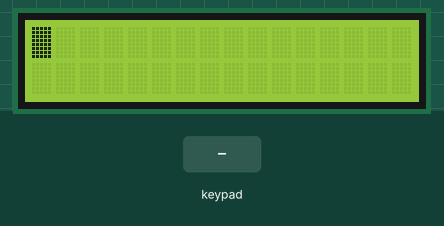
Recording of a sketch running on a simulated Arduino Uno, built with avr-gcc and run on an emulated ATmega328P. On the bench: 16×2 character LCD. The test bench sets the inputs (shaded band).

Above: at 2.7 s.
2.8 s: keypad keys 7 + 5 = pressed 0.4 s apart
At 4.8 s:
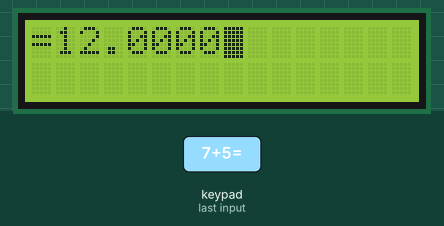
7.4 s: key '+' pressed
At 8.4 s:
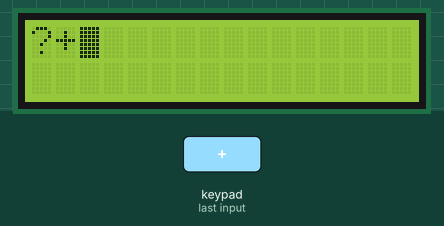
8.9 s: key 'A' pressed
At 9.8 s:
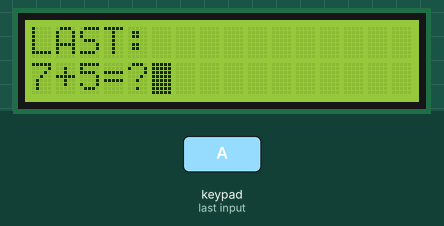
11.9 s: keypad keys 9 8 7 6 * pressed 0.4 s apart
At 14.3 s:
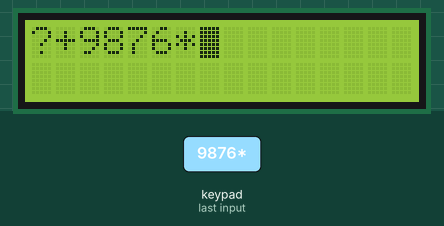
15.4 s: key '=' pressed
At 16.0 s:
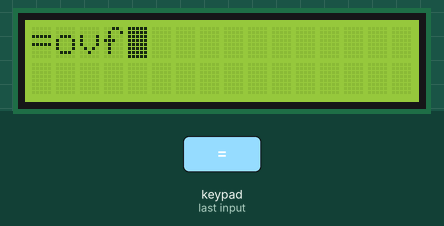
18.4 s: keypad keys 9 8 7 6 A pressed 0.4 s apart
At 20.8 s:
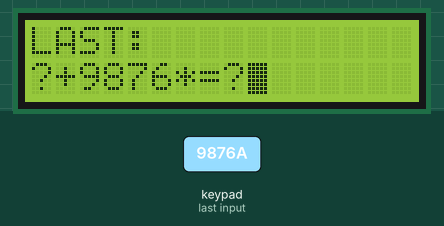
Timing chart, 0 to 22.3 s (numbered marks = the images above; inputs shaded):
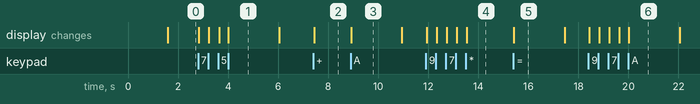

The sketch:

calculator.ino
```cpp
#include <Keypad.h>
#include <Wire.h>
#include <LiquidCrystal_I2C.h>

#define MAX_EXPR 48
#define STACK_SIZE 24

LiquidCrystal_I2C lcd(0x27,16,2);

const byte ROWS = 4;
const byte COLS = 4;

char keys[ROWS][COLS] = {
{'1','2','3','+'},
{'4','5','6','-'},
{'7','8','9','*'},
{'A','0','=','B'}
};

byte rowPins[ROWS] = {9,8,7,6};
byte colPins[COLS] = {5,4,3,2};

Keypad keypad = Keypad(makeKeymap(keys),rowPins,colPins,ROWS,COLS);

char expression[MAX_EXPR+1];
char lastCalc[60];

int exprLen = 0;
int parenCount = 0;

bool isOperator(char c){
  return c=='+'||c=='-'||c=='*'||c=='/';
}

void setup(){

  lcd.init();
  lcd.backlight();

  lcd.print("Arduino Calc");
  delay(1500);
  lcd.clear();

  lcd.cursor();
  lcd.blink();

  expression[0]='\0';
}

void loop(){

  char key = keypad.getKey();
  if(!key) return;

  if(key=='A'){ showHistory(); return; }
  if(key=='B'){ backspace(); return; }
  if(key=='C'){ clearExpression(); return; }
  if(key=='='){ calculate(); return; }

  appendKey(key);
}

void appendKey(char key){

  if(exprLen>=MAX_EXPR) return;

  if(key=='('){
    parenCount++;
  }

  if(key==')'){
    if(parenCount<=0) return;
    parenCount--;
  }

  if(isOperator(key)){
    if(exprLen==0) return;
    if(isOperator(expression[exprLen-1])) return;
  }

  expression[exprLen++]=key;
  expression[exprLen]='\0';

  updateDisplay();
}

void backspace(){

  if(exprLen==0) return;

  if(expression[exprLen-1]=='(') parenCount--;
  if(expression[exprLen-1]==')') parenCount++;

  exprLen--;
  expression[exprLen]='\0';

  updateDisplay();
}

void clearExpression(){

  exprLen=0;
  parenCount=0;

  expression[0]='\0';
  lcd.clear();
}

void showHistory(){

  lcd.clear();
  lcd.print("LAST:");

  lcd.setCursor(0,1);
  lcd.print(lastCalc);

  delay(2000);
  updateDisplay();
}

void updateDisplay(){

  int start = exprLen>32 ? exprLen-32 : 0;

  lcd.setCursor(0,0);
  for(int i=0;i<16;i++){
    int idx=start+i;
    if(idx<exprLen) lcd.print(expression[idx]);
    else lcd.print(" ");
  }

  lcd.setCursor(0,1);
  for(int i=16;i<32;i++){
    int idx=start+i;
    if(idx<exprLen) lcd.print(expression[idx]);
    else lcd.print(" ");
  }

  int cursorPos = exprLen-start;
  if(cursorPos<16) lcd.setCursor(cursorPos,0);
  else lcd.setCursor(cursorPos-16,1);
}

int precedence(char op){
  if(op=='+'||op=='-') return 1;
  if(op=='*'||op=='/') return 2;
  return 0;
}

bool applyOp(float a,float b,char op,float &r){

  if(op=='+') r=a+b;
  else if(op=='-') r=a-b;
  else if(op=='*') r=a*b;
  else if(op=='/'){
    if(b==0) return false;
    r=a/b;
  }

  return true;
}

bool evaluate(float &result){

  float values[STACK_SIZE];
  char ops[STACK_SIZE];

  int vTop=-1;
  int oTop=-1;

  for(int i=0;i<exprLen;i++){

    char c = expression[i];

    if(isdigit(c)){

      float val=0;

      while(i<exprLen && isdigit(expression[i])){
        val = val*10+(expression[i]-'0');
        i++;
      }

      i--;

      values[++vTop]=val;
    }

    else if(c=='('){
      ops[++oTop]=c;
    }

    else if(c==')'){

      while(oTop>=0 && ops[oTop]!='('){

        float b=values[vTop--];
        float a=values[vTop--];
        float r;

        if(!applyOp(a,b,ops[oTop--],r)) return false;

        values[++vTop]=r;
      }

      oTop--;
    }

    else{

      while(oTop>=0 && precedence(ops[oTop])>=precedence(c)){

        float b=values[vTop--];
        float a=values[vTop--];
        float r;

        if(!applyOp(a,b,ops[oTop--],r)) return false;

        values[++vTop]=r;
      }

      ops[++oTop]=c;
    }
  }

  while(oTop>=0){

    float b=values[vTop--];
    float a=values[vTop--];
    float r;

    if(!applyOp(a,b,ops[oTop--],r)) return false;

    values[++vTop]=r;
  }

  result=values[vTop];
  return true;
}

void calculate(){

  if(parenCount!=0){
    lcd.clear();
    lcd.print("Paren Error");
    delay(2000);
    updateDisplay();
    return;
  }

  float result;

  if(!evaluate(result)){

    lcd.clear();
    lcd.print("Math Error");
    delay(2000);
    clearExpression();
    return;
  }

  lcd.clear();
  lcd.print("=");
  lcd.print(result,4);

  snprintf(lastCalc,sizeof(lastCalc),"%s=%.4f",expression,result);

  delay(2000);

  exprLen = snprintf(expression,sizeof(expression),"%.4f",result);

  updateDisplay();
}
```

Act3ver2wi2c.cpp
```cpp
#include <Wire.h>
#include <LiquidCrystal_I2C.h>
#include <Keypad.h>

// ======== LCD SETUP ========
LiquidCrystal_I2C lcd(0x27,16,2); // I2C address 0x27, 16x2 LCD

// ======== KEYPAD SETUP ========
const byte numRows = 4;
const byte numCols = 4;

// Key layout (old phone style)
char keymap[numRows][numCols] = {
  {'1','2','3','\0'},
  {'4','5','6','\0'},
  {'7','8','9','\0'},
  {'*','0','#','\0'}
};

// Arduino pins connected to rows and columns
byte rowPins[numRows] = {9, 8, 7, 6};
byte colPins[numCols] = {5, 4, 3, 2};

// Create keypad object
Keypad myKeypad = Keypad(makeKeymap(keymap), rowPins, colPins, numRows, numCols);

// Multi-tap letters for each key
String letters[] = {
  " 0",
  ",.<>/?!@#$%^&*()-_=+[]{}\|1",
  "ABC2",
  "DEF3",
  "GHI4",
  "JKL5",
  "MNO6",
  "PQRS7",
  "TUV8",
  "WXYZ9"
};

// ======== VARIABLES ========
char lastKey = NO_KEY;               // last key pressed
unsigned long lastPressTime = 0;     // last key press time
unsigned long lastActivity = 0;      // last activity timestamp

int letterIndex = 0;                 // multi-tap index
String message = "";                 // stores typed message
int scrollPos = 0;                   // scroll position for LCD
bool previewMode = false;            // auto-scroll mode flag
unsigned long previewTimer = 0;      // timer for auto scroll
int wordCount = 0;                   // number of words

// =======================
// WORD COUNT FUNCTION
// Ignores symbols and counts only words with letters/numbers
// =======================
void countWords() {
  wordCount = 0;            // reset count
  bool inWord = false;      // flag kung nasa word ka
  int charCount = 0;        // count chars in current word

  for(int i=0; i<message.length(); i++){
    char c = message[i];

    if(isAlphaNumeric(c)){      // valid letter/number
      if(!inWord){              // new word
        inWord = true;
        charCount = 1;
      } else {
        charCount++;
      }
    }
    else{ // space or symbol
      if(inWord){               // end ng word
        if(charCount > 0)      // count only if at least 1 valid char
          wordCount++;
        inWord = false;
        charCount = 0;
      }
    }
  }

  // Check last word if message doesn't end with space/symbol
  if(inWord && charCount > 0)
    wordCount++;
}

// =======================
// UPDATE LCD FUNCTION
// =======================
void updateLCD() {

  // First row: Word count
  lcd.setCursor(0,0);
  lcd.print("Words:");
  lcd.print(wordCount);
  lcd.print("        "); // clear leftover chars

  // Second row: Message display
  lcd.setCursor(0,1);
  lcd.print("                "); // clear row first
  lcd.setCursor(0,1);

  // Get visible part of message based on scroll
  String visible = message.substring(scrollPos);
  if (visible.length() > 15)
    visible = visible.substring(0,15); // max 15 chars

  lcd.print(visible);

  // --- blinking cursor at end of visible text ---
  lcd.setCursor(visible.length(), 1);
  lcd.blink();  // enable blinking cursor
}

// =======================
// KEYPAD EVENT FUNCTION
// =======================
void keypadEvent(KeypadEvent key) {

  KeyState state = myKeypad.getState();

  if (state == PRESSED) {

    previewMode = false;          // stop preview if typing
    lastActivity = millis();      // reset activity timer

    // -------- CLEAR ALL MESSAGE ----------
    if (key == '#') {
      message = "";
      wordCount = 0;
      scrollPos = 0;
    }

    // -------- BACKSPACE ----------
    else if (key == '*') {
      if (message.length() > 0) {
        message.remove(message.length()-1);
        if(scrollPos > message.length())
          scrollPos = message.length();
      }
    }

    // -------- LETTER INPUT (multi-tap) ----------
    else if (isDigit(key)) {

      int num = key - '0';
      unsigned long now = millis();

      // Same key pressed within 1 second → cycle letter
      if (key == lastKey && (now - lastPressTime) < 700) {
        letterIndex = (letterIndex + 1) % letters[num].length();
        message.remove(message.length()-1);       // remove last letter
        message += letters[num][letterIndex];     // add new letter
      }
      else {
        letterIndex = 0;                         // new key, first letter
        if (letters[num].length() > 0)
          message += letters[num][letterIndex];
      }

      lastKey = key;
      lastPressTime = now;

      // Auto-scroll if message longer than LCD
      if(message.length() - scrollPos > 15)
        scrollPos = message.length() - 15;
    }

    countWords();   // update word count
    updateLCD();    // refresh LCD
  }
}

// =======================
// SETUP FUNCTION
// =======================
void setup() {

  lcd.init();        // initialize LCD
  lcd.backlight();   // turn on backlight
  lcd.setCursor(0,0);
  lcd.print("Words:0");   // initial display

  lastActivity = millis();  // start activity timer

  // Keypad settings
  myKeypad.setDebounceTime(50);         // prevent double read
  myKeypad.setHoldTime(500);            // hold duration
  myKeypad.addEventListener(keypadEvent); // attach event handler
}

// =======================
// LOOP FUNCTION
// =======================
void loop() {

  myKeypad.getKey();    // check for keypad input

  // ---------- Auto preview mode (scroll message) ----------
  if(!previewMode && millis() - lastActivity > 4000 && message.length() > 16){
    previewMode = true;           // start auto-scroll
    previewTimer = millis();      // reset scroll timer
    scrollPos = 0;                // start from beginning
  }

  if(previewMode){
    // Scroll every 450ms
    if(millis() - previewTimer > 450){
      previewTimer = millis();
      String scrollMessage = message + "    "; // add spaces for smooth scroll

      String visible = "";
      for(int i=0;i<16;i++){
        visible += scrollMessage[(scrollPos + i) % scrollMessage.length()];
      }

      lcd.setCursor(0,1);
      lcd.print(visible);  // show scrolling message

      scrollPos++;          // advance scroll
      if(scrollPos >= scrollMessage.length())
        scrollPos = 0;      // loop scroll
    }
  }
}
```

Exp1-2sw-4blk.cpp
```cpp
int ledA[] = {2,3,4,5};   // LED 1–4
int ledB[] = {6,7,8,9};   // LED 5–8

int sw1 = 10;             // Power switch

void setup() {
  for(int i=0; i<4; i++) {
    pinMode(ledA[i], OUTPUT);
    pinMode(ledB[i], OUTPUT);
  }
  pinMode(sw1, INPUT);
}

void loop() {
  int s1 = digitalRead(sw1);

  if(s1 == HIGH) {   // Power ON
    // Blink group A
    for(int i=0; i<4; i++) digitalWrite(ledA[i], HIGH);
    for(int i=0; i<4; i++) digitalWrite(ledB[i], LOW);
    delay(500);

    // Blink group B
    for(int i=0; i<4; i++) digitalWrite(ledA[i], LOW);
    for(int i=0; i<4; i++) digitalWrite(ledB[i], HIGH);
    delay(500);
  }
  else {             // Power OFF → all LEDs ON
    for(int i=0; i<4; i++) {
      digitalWrite(ledA[i], HIGH);
      digitalWrite(ledB[i], HIGH);
    }
  }
}
```

Exp1-8blk.cpp
```cpp
int leds[] = {2,3,4,5,6,7,8,9};
int sw = 10;

void setup() {
  for(int i=0; i<8; i++) {
    pinMode(leds[i], OUTPUT);
  }
  pinMode(sw, INPUT);
}

void loop() {
  int state = digitalRead(sw);

  // a. All LEDs ON
  for(int i=0; i<8; i++) {
    digitalWrite(leds[i], HIGH);
  }

  // b & c when switch is ON
  if(state == HIGH) {

    // b. Blinking LEDs
    for(int i=0; i<8; i++)
      digitalWrite(leds[i], HIGH);
    delay(500);
    for(int i=0; i<8; i++)
      digitalWrite(leds[i], LOW);
    delay(500);

    // c. Alternate blinking LEDs
    for(int i=0; i<8; i+=2)
      digitalWrite(leds[i], HIGH);
    for(int i=1; i<8; i+=2)
      digitalWrite(leds[i], LOW);
    delay(500);

    for(int i=0; i<8; i+=2)
      digitalWrite(leds[i], LOW);
    for(int i=1; i<8; i+=2)
      digitalWrite(leds[i], HIGH);
    delay(500);
  }
}
```

Exp1-8sw.cpp
```cpp
int ledA[] = {2,3,4,5};   // LED 1–4
int ledB[] = {6,7,8,9};   // LED 5–8

int sw1 = 10;
int sw2 = 11;

void setup() {
  for(int i=0; i<4; i++) {
    pinMode(ledA[i], OUTPUT);
    pinMode(ledB[i], OUTPUT);
  }
  pinMode(sw1, INPUT);
  pinMode(sw2, INPUT);
}

void loop() {
  int s1 = digitalRead(sw1);
  int s2 = digitalRead(sw2);

  // Default OFF
  for(int i=0; i<4; i++) {
    digitalWrite(ledA[i], LOW);
    digitalWrite(ledB[i], LOW);
  }

  // Evaluation Table Logic
  if(s1==LOW && s2==LOW) {
    // 0 0 → 1 1
    for(int i=0; i<4; i++) {
      digitalWrite(ledA[i], HIGH);
      digitalWrite(ledB[i], HIGH);
    }
  }
  else if(s1==LOW && s2==HIGH) {
    // 0 1 → 1 0
    for(int i=0; i<4; i++)
      digitalWrite(ledA[i], HIGH);
  }
  else if(s1==HIGH && s2==LOW) {
    // 1 0 → 0 1
    for(int i=0; i<4; i++)
      digitalWrite(ledB[i], HIGH);
  }
  // 1 1 → 0 0 (do nothing, all OFF)
}
```

Exp1blk.cpp
```cpp
// C++ code
//
void setup()
{
  pinMode(LED_BUILTIN, OUTPUT);
}

void loop()
{
  digitalWrite(LED_BUILTIN, HIGH);
  delay(1000); // Wait for 1000 millisecond(s)
  digitalWrite(LED_BUILTIN, LOW);
  delay(1000); // Wait for 1000 millisecond(s)
}
```

Exp2LED1.cpp
```cpp
#include <LiquidCrystal.h>

int seconds = 0;

LiquidCrystal lcd_1(12, 11, 5, 4, 3, 2);

void setup()
{
  lcd_1.begin(16, 2); // Set up the number of columns and rows on the LCD.

  // Print a message to the LCD.
  lcd_1.print("hello world!");
}

void loop()
{
  // set the cursor to column 0, line 1
  // (note: line 1 is the second row, since counting
  // begins with 0):
  lcd_1.setCursor(0, 1);
  // print the number of seconds since reset:
  lcd_1.print(seconds);
  delay(1000); // Wait for 1000 millisecond(s)
  seconds += 1;
}
```

Exp2LED2.cpp
```cpp
#include <Wire.h>
#include <LiquidCrystal_I2C.h>

// Use the correct I2C address from your module (commonly 0x27 or 0x3F)
LiquidCrystal_I2C lcd(0x27, 16, 2);

int seconds = 0;

void setup() {
  // Initialize the LCD
  lcd.init();
  lcd.backlight();     // Turn on backlight

  // Print initial message
  lcd.setCursor(0, 0);
  lcd.print("hello world");
}

void loop() {
  // Set cursor to first column of second row
  lcd.setCursor(0, 1);

  // Print the seconds counter
  lcd.print(seconds);

  // Wait for 1 second
  delay(1000);

  // Increment seconds
  seconds++;
}
```

Exp3Act.cpp
```cpp
#include <Keypad.h>

const byte numRows = 4;
const byte numCols = 4;

char keymap[numRows][numCols] = {
  {'1','2','3','\0'},   // A disabled
  {'4','5','6','\0'},   // B disabled
  {'7','8','9','\0'},   // C disabled
  {'*','0','#','\0'}    // D disabled
};

byte rowPins[numRows] = {9, 8, 7, 6};
byte colPins[numCols] = {5, 4, 3, 2};

Keypad myKeypad = Keypad(makeKeymap(keymap), rowPins, colPins, numRows, numCols);

// Mapping for text mode
String letters[] = {
  " ",    // 0 → space
  ".?!",  // 1 → punctuation
  "ABC",  // 2
  "DEF",  // 3
  "GHI",  // 4
  "JKL",  // 5
  "MNO",  // 6
  "PQRS", // 7
  "TUV",  // 8
  "WXYZ"  // 9
};

char lastKey = NO_KEY;
unsigned long lastPressTime = 0;
int letterIndex = 0;
String message = "";

// Event handler for keypad
void keypadEvent(KeypadEvent key) {
  KeyState state = myKeypad.getState();

  if (state == PRESSED) {
    if (key == '*') {
      // Backspace
      if (message.length() > 0) {
        message.remove(message.length()-1);
      }
    } else if (key == '#') {
      // Newline / confirm
      message += '\n';
    } else if (isDigit(key)) {
      int num = key - '0';
      unsigned long now = millis();

      if (key == lastKey && (now - lastPressTime) < 1000) {
        // cycle through letters
        letterIndex = (letterIndex + 1) % letters[num].length();
        message.remove(message.length()-1);
        message += letters[num][letterIndex];
      } else {
        // new key or timeout
        letterIndex = 0;
        if (letters[num].length() > 0) {
          message += letters[num][letterIndex];
        }
      }

      lastKey = key;
      lastPressTime = now;
    }

    Serial.println(message);
  }
}

void setup() {
  Serial.begin(19200);
  myKeypad.setDebounceTime(200);   //stable input
  myKeypad.setHoldTime(1000);      //hold detection
  myKeypad.addEventListener(keypadEvent); //attach event handler
}

void loop() {
  myKeypad.getKey();   // triggers event handler automatically
}
```

Exp3test.cpp
```cpp
#include <Keypad.h>

const byte numRows = 4; // number of rows
const byte numCols = 4; // number of columns

// Keymap layout
char keymap[numRows][numCols] = {
  {'1','2','3','A'},
  {'4','5','6','B'},
  {'7','8','9','C'},
  {'*','0','#','D'}
};

// Pin connections
byte rowPins[numRows] = {9, 8, 7, 6}; // connect to row pins
byte colPins[numCols] = {5, 4, 3, 2}; // connect to column pins

// Create keypad object
Keypad myKeypad = Keypad(makeKeymap(keymap), rowPins, colPins, numRows, numCols);

void setup() {
  Serial.begin(9600);
}

void loop() {
  char keypressed = myKeypad.getKey();
  if (keypressed) {
    Serial.println(keypressed);
  }
}
```

Measured:
- after the input at 2.8 s, the display: first changes at once (image 1 shows a later state)
- after the input at 7.4 s, the display: changes at once (image 2)
- after the input at 8.9 s, the display: changes at once (image 3)
- after the input at 11.9 s, the display: first changes at once (image 4 shows a later state)
- after the input at 15.4 s, the display: changes at once (image 5)
- after the input at 18.4 s, the display: first changes at once (image 6 shows a later state)
- what the display in image 1 shows lasts 2.0 s, from 4.0 s to 6.0 s
